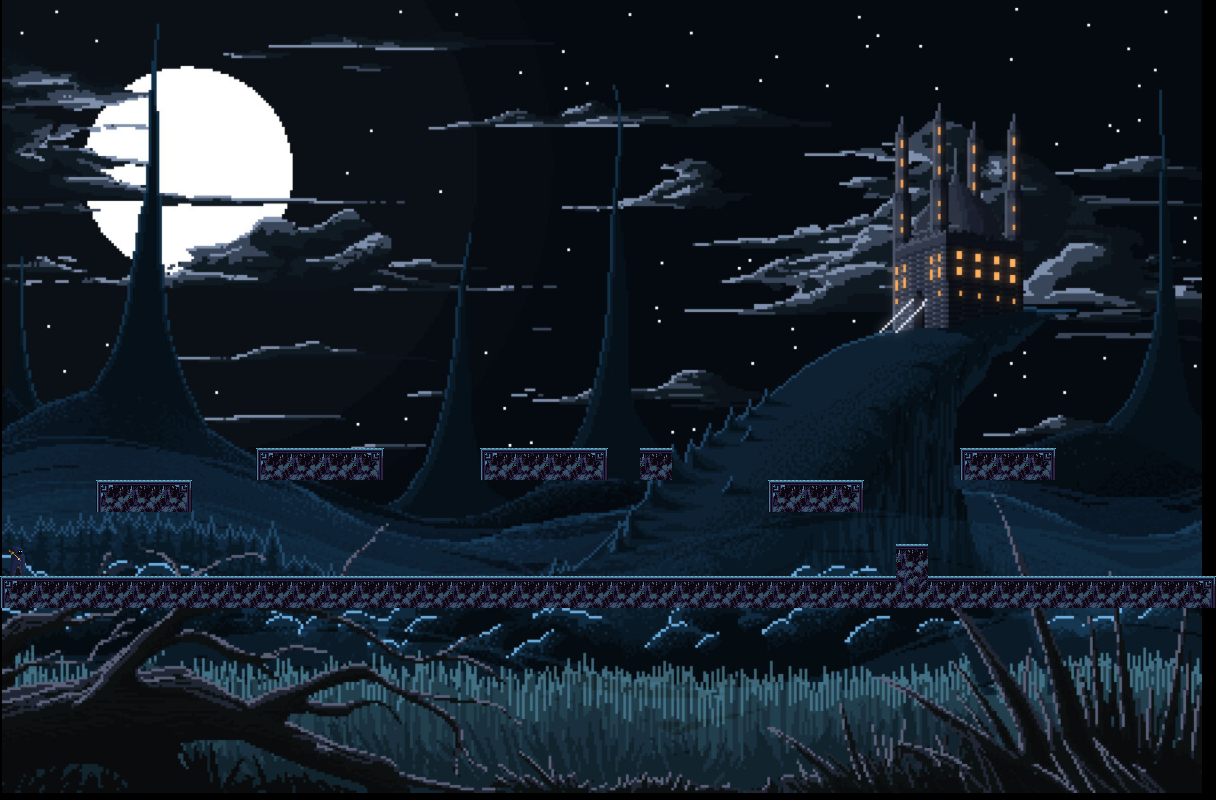

A 2D game scene composited from a Tiled map and its tileset images. What follows is a short description and the map's XML, with every tile layer's data as written:
An orthogonal 38x25 tile map with 32x32 px tiles, 3 tile layers (platforms, character, enemies), 5 tilesets, 1 image layer.

<map version="1.4" tiledversion="1.4.3" orientation="orthogonal" renderorder="right-down" width="38" height="25" tilewidth="32" tileheight="32" infinite="0" nextlayerid="5" nextobjectid="1">
 <tileset firstgid="1" source="blank.tsx" />
 <tileset firstgid="2" source="platform.tsx" />
 <tileset firstgid="11" source="character.tsx" />
 <tileset firstgid="12" source="skeleton.tsx" />
 <tileset firstgid="13" source="dark_platform.tsx" />
 <imagelayer id="2" name="background" offsetx="2" offsety="0">
  <image source="../Images/stage3.png" width="1200" height="793" />
 </imagelayer>
 <layer id="1" name="platforms" width="38" height="25">
  <data encoding="csv">
0,0,0,0,0,0,0,0,0,0,0,0,0,0,0,0,0,0,0,0,0,0,0,0,0,0,0,0,0,0,0,0,0,0,0,0,0,0,
0,0,0,0,0,0,0,0,0,0,0,0,0,0,0,0,0,0,0,0,0,0,0,0,0,0,0,0,0,0,0,0,0,0,0,0,0,0,
0,0,0,0,0,0,0,0,0,0,0,0,0,0,0,0,0,0,0,0,0,0,0,0,0,0,0,0,0,0,0,0,0,0,0,0,0,0,
0,0,0,0,0,0,0,0,0,0,0,0,0,0,0,0,0,0,0,0,0,0,0,0,0,0,0,0,0,0,0,0,0,0,0,0,0,0,
0,0,0,0,0,0,0,0,0,0,0,0,0,0,0,0,0,0,0,0,0,0,0,0,0,0,0,0,0,0,0,0,0,0,0,0,0,0,
0,0,0,0,0,0,0,0,0,0,0,0,0,0,0,0,0,0,0,0,0,0,0,0,0,0,0,0,0,0,0,0,0,0,0,0,0,0,
0,0,0,0,0,0,0,0,0,0,0,0,0,0,0,0,0,0,0,0,0,0,0,0,0,0,0,0,0,0,0,0,0,0,0,0,0,0,
0,0,0,0,0,0,0,0,0,0,0,0,0,0,0,0,0,0,0,0,0,0,0,0,0,0,0,0,0,0,0,0,0,0,0,0,0,0,
0,0,0,0,0,0,0,0,0,0,0,0,0,0,0,0,0,0,0,0,0,0,0,0,0,0,0,0,0,0,0,0,0,0,0,0,0,0,
0,0,0,0,0,0,0,0,0,0,0,0,0,0,0,0,0,0,0,0,0,0,0,0,0,0,0,0,0,0,0,0,0,0,0,0,0,0,
0,0,0,0,0,0,0,0,0,0,0,0,0,0,0,0,0,0,0,0,0,0,0,0,0,0,0,0,0,0,0,0,0,0,0,0,0,0,
0,0,0,0,0,0,0,0,0,0,0,0,0,0,0,0,0,0,0,0,0,0,0,0,0,0,0,0,0,0,0,0,0,0,0,0,0,0,
0,0,0,0,0,0,0,0,0,0,0,0,0,0,0,0,0,0,0,0,0,0,0,0,0,0,0,0,0,0,0,0,0,0,0,0,0,0,
0,0,0,0,0,0,0,0,0,0,0,0,0,0,0,0,0,0,0,0,0,0,0,0,0,0,0,0,0,0,0,0,0,0,0,0,0,0,
0,0,0,0,0,0,0,0,13,14,14,15,0,0,0,13,14,14,15,0,14,0,0,0,0,0,0,0,0,0,13,14,15,0,0,0,0,0,
0,0,0,13,14,15,0,0,0,0,0,0,0,0,0,0,0,0,0,0,0,0,0,0,13,14,15,0,0,0,0,0,0,0,0,0,0,0,
0,0,0,0,0,0,0,0,0,0,0,0,0,0,0,0,0,0,0,0,0,0,0,0,0,0,0,0,0,0,0,0,0,0,0,0,0,0,
0,0,0,0,0,0,0,0,0,0,0,0,0,0,0,0,0,0,0,0,0,0,0,0,0,0,0,0,14,0,0,0,0,0,0,0,0,0,
13,14,14,14,14,14,14,14,14,14,14,14,14,14,14,14,14,14,14,14,14,14,14,14,14,14,14,14,17,14,14,14,14,14,14,14,14,15,
0,0,0,0,0,0,0,0,0,0,0,0,0,0,0,0,0,0,0,0,0,0,0,0,0,0,0,0,0,0,0,0,0,0,0,0,0,0,
0,0,0,0,0,0,0,0,0,0,0,0,0,0,0,0,0,0,0,0,0,0,0,0,0,0,0,0,0,0,0,0,0,0,0,0,0,0,
0,0,0,0,0,0,0,0,0,0,0,0,0,0,0,0,0,0,0,0,0,0,0,0,0,0,0,0,0,0,0,0,0,0,0,0,0,0,
0,0,0,0,0,0,0,0,0,0,0,0,0,0,0,0,0,0,0,0,0,0,0,0,0,0,0,0,0,0,0,0,0,0,0,0,0,0,
0,0,0,0,0,0,0,0,0,0,0,0,0,0,0,0,0,0,0,0,0,0,0,0,0,0,0,0,0,0,0,0,0,0,0,0,0,0,
0,0,0,0,0,0,0,0,0,0,0,0,0,0,0,0,0,0,0,0,0,0,0,0,0,0,0,0,0,0,0,0,0,0,0,0,0,0
</data>
 </layer>
 <layer id="3" name="character" width="38" height="25">
  <data encoding="csv">
0,0,0,0,0,0,0,0,0,0,0,0,0,0,0,0,0,0,0,0,0,0,0,0,0,0,0,0,0,0,0,0,0,0,0,0,0,0,
0,0,0,0,0,0,0,0,0,0,0,0,0,0,0,0,0,0,0,0,0,0,0,0,0,0,0,0,0,0,0,0,0,0,0,0,0,0,
0,0,0,0,0,0,0,0,0,0,0,0,0,0,0,0,0,0,0,0,0,0,0,0,0,0,0,0,0,0,0,0,0,0,0,0,0,0,
0,0,0,0,0,0,0,0,0,0,0,0,0,0,0,0,0,0,0,0,0,0,0,0,0,0,0,0,0,0,0,0,0,0,0,0,0,0,
0,0,0,0,0,0,0,0,0,0,0,0,0,0,0,0,0,0,0,0,0,0,0,0,0,0,0,0,0,0,0,0,0,0,0,0,0,0,
0,0,0,0,0,0,0,0,0,0,0,0,0,0,0,0,0,0,0,0,0,0,0,0,0,0,0,0,0,0,0,0,0,0,0,0,0,0,
0,0,0,0,0,0,0,0,0,0,0,0,0,0,0,0,0,0,0,0,0,0,0,0,0,0,0,0,0,0,0,0,0,0,0,0,0,0,
0,0,0,0,0,0,0,0,0,0,0,0,0,0,0,0,0,0,0,0,0,0,0,0,0,0,0,0,0,0,0,0,0,0,0,0,0,0,
0,0,0,0,0,0,0,0,0,0,0,0,0,0,0,0,0,0,0,0,0,0,0,0,0,0,0,0,0,0,0,0,0,0,0,0,0,0,
0,0,0,0,0,0,0,0,0,0,0,0,0,0,0,0,0,0,0,0,0,0,0,0,0,0,0,0,0,0,0,0,0,0,0,0,0,0,
0,0,0,0,0,0,0,0,0,0,0,0,0,0,0,0,0,0,0,0,0,0,0,0,0,0,0,0,0,0,0,0,0,0,0,0,0,0,
0,0,0,0,0,0,0,0,0,0,0,0,0,0,0,0,0,0,0,0,0,0,0,0,0,0,0,0,0,0,0,0,0,0,0,0,0,0,
0,0,0,0,0,0,0,0,0,0,0,0,0,0,0,0,0,0,0,0,0,0,0,0,0,0,0,0,0,0,0,0,0,0,0,0,0,0,
0,0,0,0,0,0,0,0,0,0,0,0,0,0,0,0,0,0,0,0,0,0,0,0,0,0,0,0,0,0,0,0,0,0,0,0,0,0,
0,0,0,0,0,0,0,0,0,0,0,0,0,0,0,0,0,0,0,0,0,0,0,0,0,0,0,0,0,0,0,0,0,0,0,0,0,0,
0,0,0,0,0,0,0,0,0,0,0,0,0,0,0,0,0,0,0,0,0,0,0,0,0,0,0,0,0,0,0,0,0,0,0,0,0,0,
0,0,0,0,0,0,0,0,0,0,0,0,0,0,0,0,0,0,0,0,0,0,0,0,0,0,0,0,0,0,0,0,0,0,0,0,0,0,
11,0,0,0,0,0,0,0,0,0,0,0,0,0,0,0,0,0,0,0,0,0,0,0,0,0,0,0,0,0,0,0,0,0,0,0,0,0,
0,0,0,0,0,0,0,0,0,0,0,0,0,0,0,0,0,0,0,0,0,0,0,0,0,0,0,0,0,0,0,0,0,0,0,0,0,0,
0,0,0,0,0,0,0,0,0,0,0,0,0,0,0,0,0,0,0,0,0,0,0,0,0,0,0,0,0,0,0,0,0,0,0,0,0,0,
0,0,0,0,0,0,0,0,0,0,0,0,0,0,0,0,0,0,0,0,0,0,0,0,0,0,0,0,0,0,0,0,0,0,0,0,0,0,
0,0,0,0,0,0,0,0,0,0,0,0,0,0,0,0,0,0,0,0,0,0,0,0,0,0,0,0,0,0,0,0,0,0,0,0,0,0,
0,0,0,0,0,0,0,0,0,0,0,0,0,0,0,0,0,0,0,0,0,0,0,0,0,0,0,0,0,0,0,0,0,0,0,0,0,0,
0,0,0,0,0,0,0,0,0,0,0,0,0,0,0,0,0,0,0,0,0,0,0,0,0,0,0,0,0,0,0,0,0,0,0,0,0,0,
0,0,0,0,0,0,0,0,0,0,0,0,0,0,0,0,0,0,0,0,0,0,0,0,0,0,0,0,0,0,0,0,0,0,0,0,0,0
</data>
 </layer>
 <layer id="4" name="enemies" width="38" height="25">
  <data encoding="csv">
0,0,0,0,0,0,0,0,0,0,0,0,0,0,0,0,0,0,0,0,0,0,0,0,0,0,0,0,0,0,0,0,0,0,0,0,0,0,
0,0,0,0,0,0,0,0,0,0,0,0,0,0,0,0,0,0,0,0,0,0,0,0,0,0,0,0,0,0,0,0,0,0,0,0,0,0,
0,0,0,0,0,0,0,0,0,0,0,0,0,0,0,0,0,0,0,0,0,0,0,0,0,0,0,0,0,0,0,0,0,0,0,0,0,0,
0,0,0,0,0,0,0,0,0,0,0,0,0,0,0,0,0,0,0,0,0,0,0,0,0,0,0,0,0,0,0,0,0,0,0,0,0,0,
0,0,0,0,0,0,0,0,0,0,0,0,0,0,0,0,0,0,0,0,0,0,0,0,0,0,0,0,0,0,0,0,0,0,0,0,0,0,
0,0,0,0,0,0,0,0,0,0,0,0,0,0,0,0,0,0,0,0,0,0,0,0,0,0,0,0,0,0,0,0,0,0,0,0,0,0,
0,0,0,0,0,0,0,0,0,0,0,0,0,0,0,0,0,0,0,0,0,0,0,0,0,0,0,0,0,0,0,0,0,0,0,0,0,0,
0,0,0,0,0,0,0,0,0,0,0,0,0,0,0,0,0,0,0,0,0,0,0,0,0,0,0,0,0,0,0,0,0,0,0,0,0,0,
0,0,0,0,0,0,0,0,0,0,0,0,0,0,0,0,0,0,0,0,0,0,0,0,0,0,0,0,0,0,0,0,0,0,0,0,0,0,
0,0,0,0,0,0,0,0,0,0,0,0,0,0,0,0,0,0,0,0,0,0,0,0,0,0,0,0,0,0,0,0,0,0,0,0,0,0,
0,0,0,0,0,0,0,0,0,0,0,0,0,0,0,0,0,0,0,0,0,0,0,0,0,0,0,0,0,0,0,0,0,0,0,0,0,0,
0,0,0,0,0,0,0,0,0,0,0,0,0,0,0,0,0,0,0,0,0,0,0,0,0,0,0,0,0,0,0,0,0,0,0,0,0,0,
0,0,0,0,0,0,0,0,0,0,0,0,0,0,0,0,0,0,0,0,0,0,0,0,0,0,0,0,0,0,0,0,0,0,0,0,0,0,
0,0,0,0,0,0,0,0,0,0,0,0,0,0,0,0,0,0,0,0,0,0,0,0,0,0,0,0,0,0,0,0,0,0,0,0,0,0,
0,0,0,0,0,0,0,0,0,0,0,0,0,0,0,0,0,0,0,0,0,0,0,0,0,0,0,0,0,0,0,0,0,0,0,0,0,0,
0,0,0,0,0,0,0,0,0,0,0,0,0,0,0,0,0,0,0,0,0,0,0,0,0,0,0,0,0,0,0,0,0,0,0,0,0,0,
0,0,0,0,0,0,0,0,0,0,0,0,0,0,0,0,0,0,0,0,0,0,0,0,0,0,0,0,0,0,0,0,0,0,0,0,0,0,
0,0,0,0,0,0,0,0,0,0,0,0,0,0,0,0,0,0,0,0,0,0,0,0,0,0,0,0,0,0,0,0,0,0,0,0,0,0,
0,0,0,0,0,0,0,0,0,0,0,0,0,0,0,0,0,0,0,0,0,0,0,0,0,0,0,0,0,0,0,0,0,0,0,0,0,0,
0,0,0,0,0,0,0,0,0,0,0,0,0,0,0,0,0,0,0,0,0,0,0,0,0,0,0,0,0,0,0,0,0,0,0,0,0,0,
0,0,0,0,0,0,0,0,0,0,0,0,0,0,0,0,0,0,0,0,0,0,0,0,0,0,0,0,0,0,0,0,0,0,0,0,0,0,
0,0,0,0,0,0,0,0,0,0,0,0,0,0,0,0,0,0,0,0,0,0,0,0,0,0,0,0,0,0,0,0,0,0,0,0,0,0,
0,0,0,0,0,0,0,0,0,0,0,0,0,0,0,0,0,0,0,0,0,0,0,0,0,0,0,0,0,0,0,0,0,0,0,0,0,0,
0,0,0,0,0,0,0,0,0,0,0,0,0,0,0,0,0,0,0,0,0,0,0,0,0,0,0,0,0,0,0,0,0,0,0,0,0,0,
0,0,0,0,0,0,0,0,0,0,0,0,0,0,0,0,0,0,0,0,0,0,0,0,0,0,0,0,0,0,0,0,0,0,0,0,0,0
</data>
 </layer>
</map>
